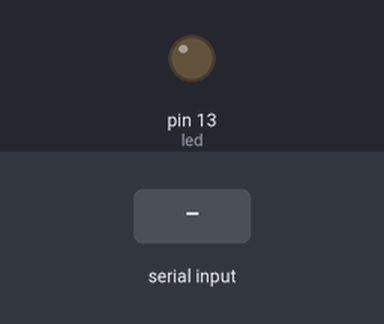
A sketch run on a simulated Arduino Uno, built with avr-gcc and run on an emulated ATmega328P. Parts: output pins drawn as LEDs (lit = HIGH). Inputs (shaded band) come from the test bench.

Above: at 1.2 s.
1.3 s: "H" received over Serial
At 2.2 s:
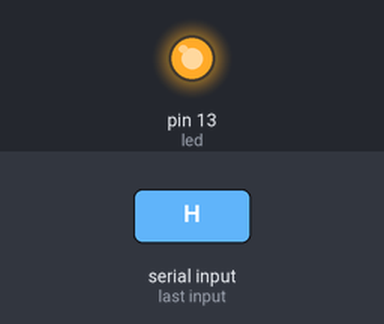
2.8 s: "L" received over Serial
At 3.4 s:
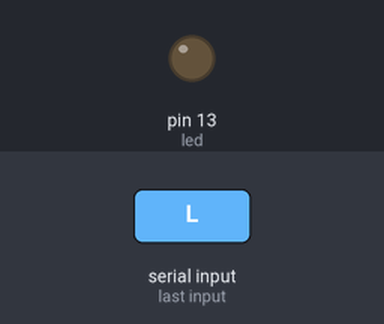
Timing chart, 0 to 5.8 s (numbered marks = the images above; inputs shaded):
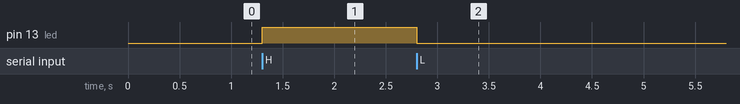

The sketch:

xbeerx.ino
```cpp
char msg = ' '; //contains the message from arduino sender
const int led = 13; //led at pin 13
void setup() {
Serial.begin(9600);//Remember that the baud must be the same on both arduinos
pinMode(led,OUTPUT);
}
void loop() {
while(Serial.available()> 0) {
           msg=Serial.read();
           if(msg=='H') {
               digitalWrite(led,HIGH);
           }
           if(msg=='L') {
                digitalWrite(led,LOW);
           }
delay(1000);
}
}
```

Measured:
- after the input at 1.3 s, pin 13 (led): LOW → HIGH at once
- after the input at 2.8 s, pin 13 (led): HIGH → LOW at once
